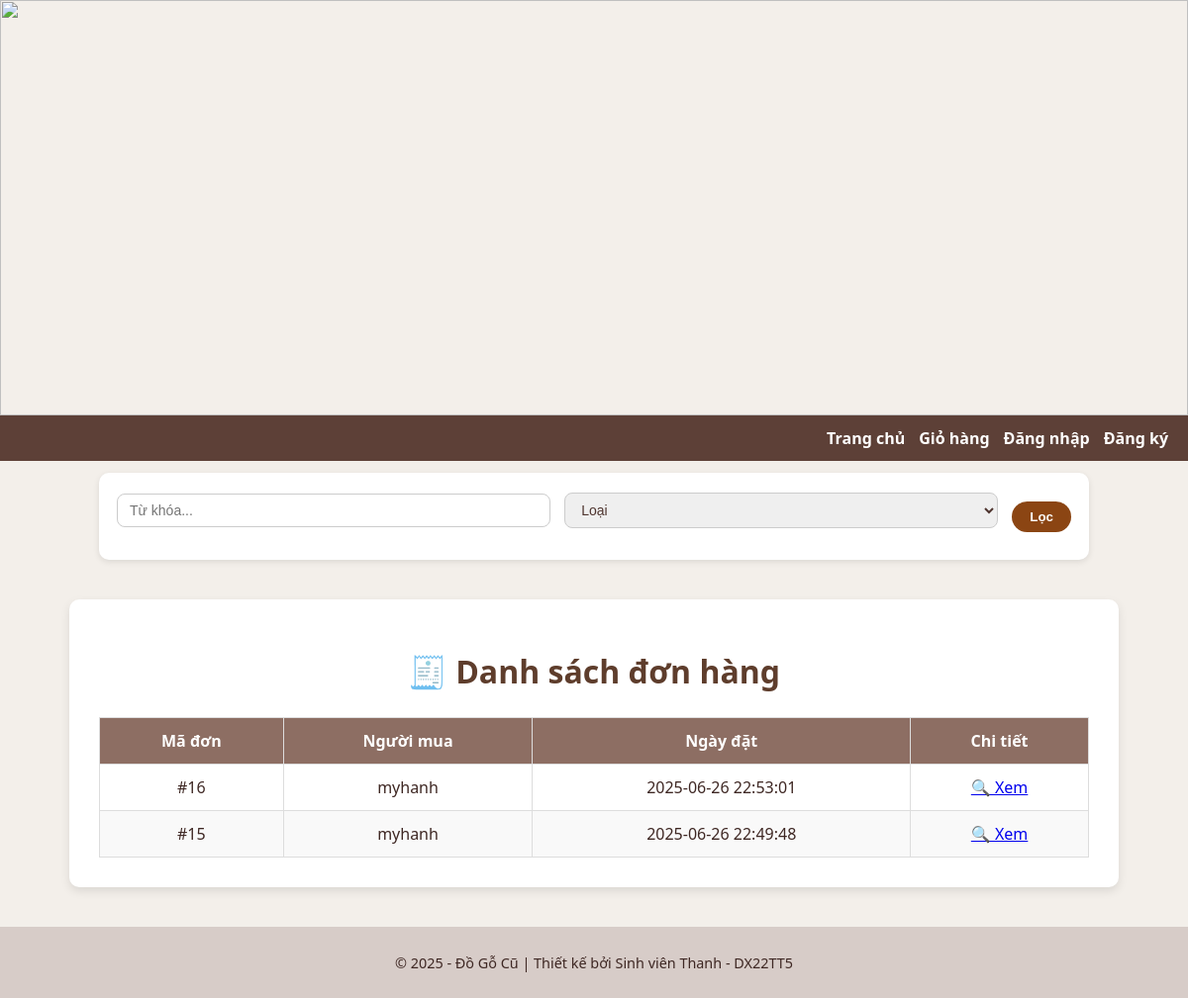
/soft/src/admin/orders.php, run on the app's committed database.
### tables this page shows
CREATE TABLE `orders` (
  `id` int(11) NOT NULL,
  `user_id` int(11) NOT NULL,
  `order_date` datetime DEFAULT current_timestamp(),
  `status` enum('pending','shipped','completed','cancelled') DEFAULT 'pending',
  `created_at` datetime DEFAULT current_timestamp()
);

CREATE TABLE `users` (
  `id` int(11) NOT NULL,
  `username` varchar(50) NOT NULL,
  `password` varchar(255) NOT NULL,
  `email` varchar(100) NOT NULL,
  `role` enum('admin','user','seller') DEFAULT 'user',
  `created_at` datetime DEFAULT current_timestamp()
);

### soft/src/admin/orders.php (the view, shortened to what this page needs)
<?php
require_once '../includes/config.php';
$query = "SELECT o.id, o.user_id, u.username, o.created_at
          FROM orders o
          JOIN users u ON o.user_id = u.id
          ORDER BY o.created_at DESC";
$result = $conn->query($query);
?>
<!DOCTYPE html>
<html lang="vi">
<head>
    <link rel="stylesheet" href="../css/style.css">
</head>
<body>
<?php include '../header.php'; ?>
<div class="container">
    <h1>🧾 Danh sách đơn hàng</h1>
    <?php if ($result->num_rows > 0): ?>
    <table>
        <thead>
            <tr>
                <th>Mã đơn</th>
                <th>Người mua</th>
                <th>Ngày đặt</th>
                <th>Chi tiết</th>
            </tr>
        </thead>
        <tbody>
            <?php while ($row = $result->fetch_assoc()): ?>
            <tr>
                <td>#<?= $row['id'] ?></td>
                <td><?= htmlspecialchars($row['username']) ?></td>
                <td><?= $row['created_at'] ?></td>
                <td><a href="order_detail.php?id=<?= $row['id'] ?>">🔍 Xem</a></td>
            </tr>
            <?php endwhile; ?>
        </tbody>
    </table>
    <?php else: ?>
        <p>Chưa có đơn hàng nào.</p>
    <?php endif; ?>
</div>
<?php include '../footer.php'; ?>
</body>
</html>

### soft/src/css/style.css (style rules this page uses)
body { font-family: 'Segoe UI', sans-serif; background: #f3efea; margin: 0; padding: 0; color: #3e2723; }
.container, .admin-container { max-width: 1000px; margin: 40px auto; background: #ffffff; padding: 30px; border-radius: 10px; box-shadow: 0 4px 10px rgba(0,0,0,0.1); transition: all 0.3s ease; }
h1, h2, h3 { text-align: center; margin-bottom: 25px; color: #5e3d2c; }
table { width: 100%; border-collapse: collapse; margin-top: 20px; }
th, td { padding: 12px; border: 1px solid #ddd; text-align: center; }
th { background: #8d6e63; color: white; }
tr:nth-child(even) { background: #f9f9f9; }

### data on the page
orders: id "16", user.username "myhanh", created_at "2025-06-26 22:53:01"
orders: id "15", user.username "myhanh", created_at "2025-06-26 22:49:48"
